Frame 1 (no input): blank canvas, image omitted
Frame 60 (no input): blank canvas, image omitted
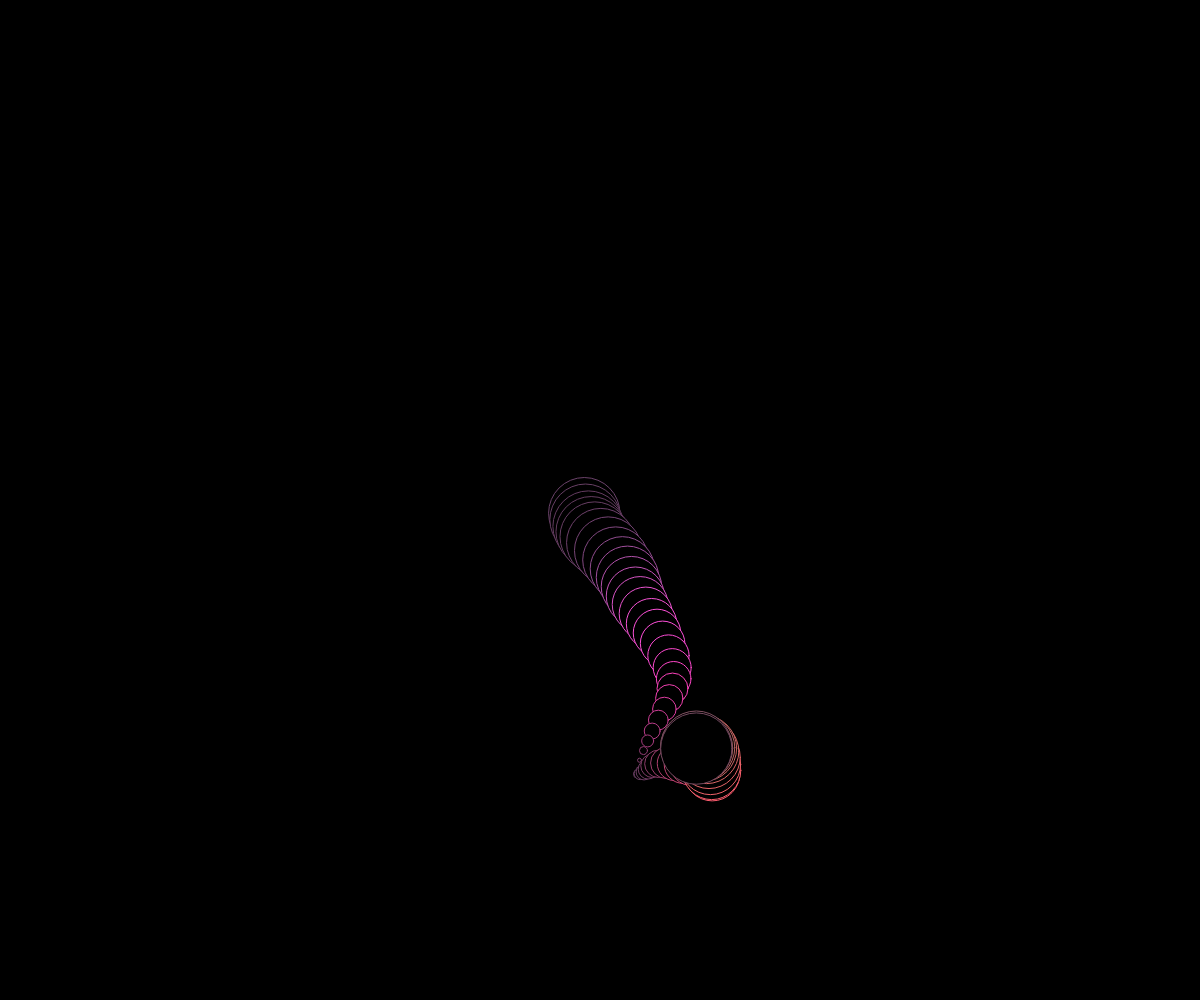
Frame 120 (the mouse pressed at the canvas centre since frame 60)

The p5.js sketch whose frames 1 and 60 were blank and that drew this single picture after the mouse press (run headless with seeded random() and noise() and a simulated clock; from frame 60 on, the mouse is pressed at the canvas centre):

// p5.js sketch
// ── sketch.js
function setup() {
  createCanvas(windowWidth, windowHeight);
  fill(0);
  cursor(CROSS);
}

let worms = [];
function draw() {
  background(0);

  for (let i = 0; i < worms.length; i++) {
    worms[i].display();
  }
}

function mousePressed() {
  worms.push(new Worm(mouseX, mouseY, random(100), floor(random(20, 200))));
}

class Worm {
  constructor(initX, initY, thickness, numSegments) {
    this.xLoc = [];
    this.yLoc = [];
    this.numSegments = numSegments;

    for (let i = 0; i < numSegments; i++) {
      this.xLoc[i] = initX;
      this.yLoc[i] = initY;
    }
    this.thickness = thickness;
    this.counter = 0;

    this.n = random(0.1);
    this.speed = random(60);
    this.x = initX;
    this.y = initY;
    this.offset = random(70);
    this.redness = random(50, 200);
    this.greenness = random(50, 200);
    this.blueness = random(50, 200);
  }

  display() {
    this.xLoc[this.numSegments - 1] = this.x;
    this.yLoc[this.numSegments - 1] = this.y;

    for (let i = 0; i < this.numSegments - 1; i++) {
      this.xLoc[i] = this.xLoc[i + 1];
      this.yLoc[i] = this.yLoc[i + 1];

      let diameter =
        cos(map(i, 0, this.numSegments - 1, 0, PI)) * this.thickness;

      let r = this.redness * (1 + sin(map(i, 0, this.numSegments - 1, 0, PI)));

      let g =
        this.greenness * (1 - sin(map(i, 0, this.numSegments - 1, 0, PI)));

      let b = this.blueness * (1 + cos(map(i, 0, this.numSegments - 1, 0, PI)));

      let colorWave =
        (1 +
          cos(map(i, 0, this.numSegments - 1, 0, PI * 4) + this.counter * 2)) /
        2;

      stroke(r * colorWave + 100, g * colorWave + 60, b * colorWave + 95);
      ellipse(this.xLoc[i], this.yLoc[i], diameter);
    }

    this.x += this.speed * (1 - 2 * noise(this.counter));
    this.y += this.speed * (1 - 2 * noise(this.counter + this.offset));

    this.counter += this.n;

    if (this.x > height + this.thickness / 2) {
      this.x = 0;
    }
    if (this.x < -this.thickness / 2) {
      this.x = height;
    }
    if (this.y > width + this.thickness / 2) {
      this.y = 0;
    }
    if (this.y < -this.thickness / 2) {
      this.y = width;
    }
  }
}

// ── script.js
// Smooth scroll for anchor links
document.querySelectorAll('a[href^="#"]').forEach(anchor => {
    anchor.addEventListener('click', function (e) {
        e.preventDefault();

        document.querySelector(this.getAttribute('href')).scrollIntoView({
            behavior: 'smooth'
        });
    });
});

// ── style.css

* {
  margin: 0;
  padding: 0;
  box-sizing: border-box;
}


body, html {
  color: white;
  height: 100%;
  width: 100%;
  overflow: hidden;
  position: relative;
}


canvas {
  position: absolute;
  top: 0;
  left: 0;
  z-index: -1; 
}


header {
  color: white;
  text-align: center;
  padding: 50px 0;
  position: relative;
  z-index: 1;
}

header h1 {
  font-size: 3rem;
  margin-bottom: 20px;
}

nav ul {
  list-style: none;
  display: flex;
  justify-content: center;
  gap: 30px;
}

nav ul li {
  display: inline-block;
}

nav ul li a {
  text-decoration: none;
  color: white;
  font-size: 1.2rem;
  font-weight: bold;
}

#about, #projects, footer {
  text-align: center;
  padding: 80px 0;
  z-index: 1;
}
